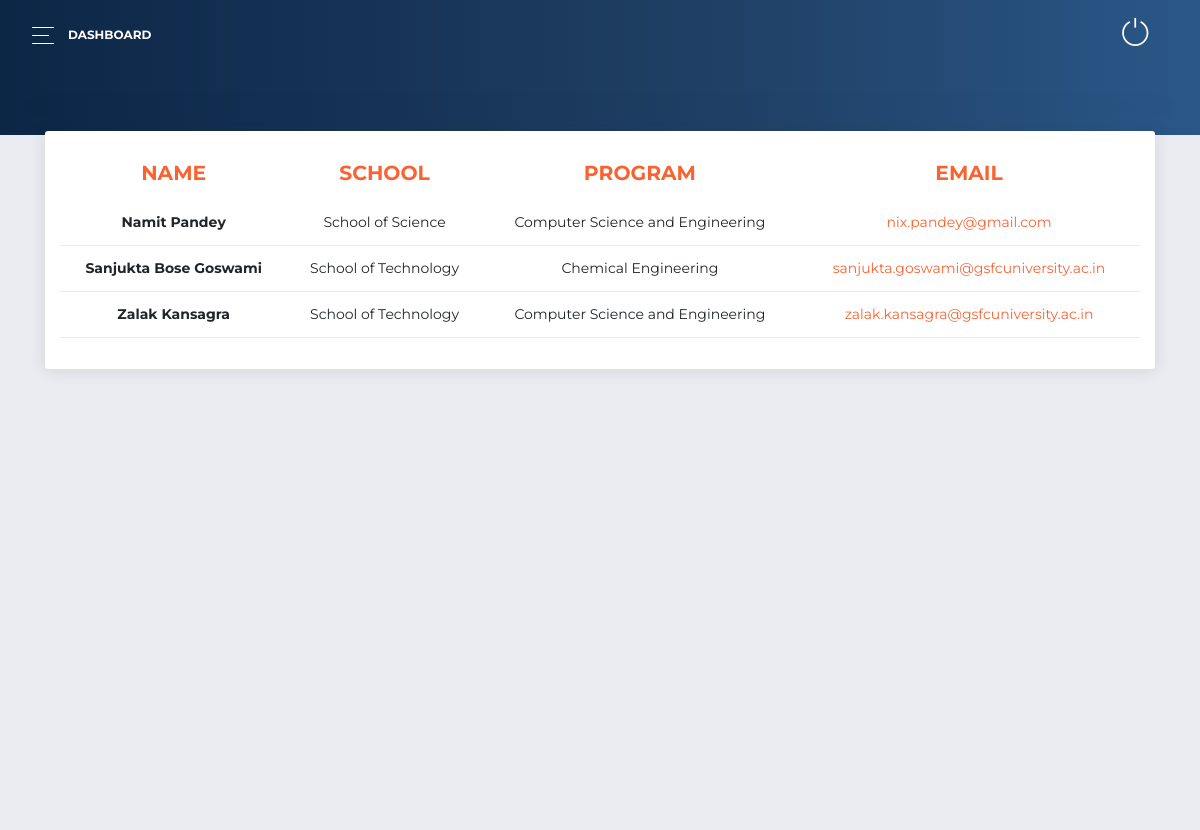
Screenshot of /university/adminpanel/information/ (signed in) with the database file from the repository.
### ROOT/ADMINPANEL/models.py (models this page shows, shortened)
class Department_Information(models.Model):
    NAME = models.CharField(max_length=254, blank=False)
    SCHOOL_NAME = models.CharField(max_length=254, blank=False)
    PROGRAM_NAME = models.CharField(max_length=254, blank=False)
    EMAIL_ID = models.EmailField(max_length=254, blank=False)

### ROOT/ADMINPANEL/views.py (the view, shortened to what this page needs)
# urls.py: path("information/", views.get_dept_information, name='information'),
@login_required()
def get_dept_information(request):
    pageDictKey = 'department'
    department_info = Department_Information.objects.all().order_by('-id')
    form = Information()
    context = {
    'department_table': department_info,
    "pageDictKey":pageDictKey,
    'form':form,
    "resultStat":get_result_status(),
    "school_list": staticVariables.SCHOL_LIST,
    "program_list": staticVariables.PROGRM_LIST,
    }
    return render(request, ADMIN_PAGE_MAPPER.pageDict[pageDictKey], context)

### ROOT/ADMINPANEL/views.py (called while the page is built)
def get_result_status():
    try:
        resultStat = int(list(Declare_Result.objects.values_list("RESULT_STATUS", flat=True))[0])
        return resultStat
    except:
        return 0

### ROOT/MCQ/templatetags/my_filter.py (called while the page is built)
@register.filter(name='replace')
@stringfilter
def replace_var(value):
    return value.replace("_", ' ')

### ROOT/templates/ADMIN_PANEL/department_information.html (shortened to what this page needs)
{% extends 'BASE_FILES/BaseAdmin.html' %}
{% load static %}
{% load my_filter %}
{% block adminContent %}
<div class="content">
  <div class="row">
    <div class="col-lg-12">
      </div>
    </div>
    <div class="content">
      <div class="col-md-12">
        <div class="card card-chart">
          <div class="card-header ">
            <div class="row">
              <div class="col-sm-12">
                <div class="table-responsive">
                  <table class="table">
                    <thead class="text-primary">
                      <th style="font-weight:700;">
                        NAME
                      </th>
                      <th style="font-weight:700;">
                        SCHOOL
                      </th>
                      <th style="font-weight:700;">
                        PROGRAM
                      </th>
                      <th style="font-weight:700;">
                        EMAIL
                      </th>
                    </thead>
                    <tbody>
                      {% for data in department_table %}
                        <tr>
                          <td style="font-weight:700;">
                            {{data.NAME}}
                          </td>
                          <td>
                            {{data.SCHOOL_NAME|replace}}
                          </td>
                          <td>
                            {{data.PROGRAM_NAME|replace}}
                          </td>
                          <td>
                            <a href="mailto:{{data.EMAIL_ID}}@gsfcuniversity.ac.in">{{data.EMAIL_ID}}</a>
                          </td>
                        </tr>
                      {% endfor %}
                    </tbody>
                  </table>
                </div>
              </div>
            </div>
            <br>
          </div>
        </div>
      </div>
    </div>
  </div>
{% endblock %}

### ROOT/templates/ADMIN_PANEL/department_information.html (style rules this page uses)
td, th { text-align:center; }

### rows the page displays
Department_Information: NAME "Namit Pandey", SCHOOL_NAME "School of Science", PROGRAM_NAME "Computer Science and Engineering", EMAIL_ID "nix.pandey@gmail.com"
Department_Information: NAME "Sanjukta Bose Goswami", SCHOOL_NAME "School of Technology", PROGRAM_NAME "Chemical Engineering", EMAIL_ID "sanjukta.goswami@gsfcuniversity.ac.in"
Department_Information: NAME "Zalak Kansagra", SCHOOL_NAME "School of Technology", PROGRAM_NAME "Computer Science and Engineering", EMAIL_ID "zalak.kansagra@gsfcuniversity.ac.in"
